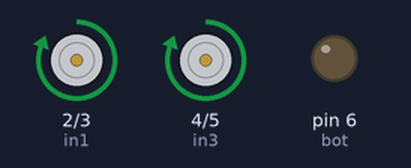
A sketch run on a simulated Arduino Uno, built with avr-gcc and run on an emulated ATmega328P. Shown: motor-driver pin pairs drawn as motors (green arrow = first pin HIGH = forward, orange = second pin HIGH = backward, longer = more drive), output pins drawn as LEDs (lit = HIGH).

Above: at 1.5 s.
At 4.5 s:
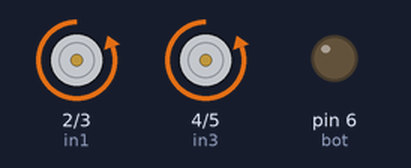
Timing chart, 0 to 7.8 s (numbered marks = the images above):
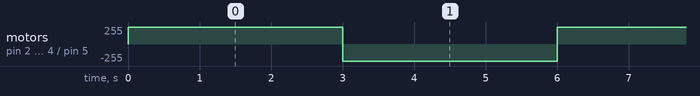

The sketch:

Motor_PuenteH.ino
```cpp
byte in1 = 2;
byte in2 = 3;
byte in3 = 4;
byte in4 = 5;
byte var = 0;
byte bot = 6;


void setup() {
  // put your setup code here, to run once:
  pinMode(in1,OUTPUT);
  pinMode(in2,OUTPUT);
  pinMode(in3,OUTPUT);
  pinMode(in4,OUTPUT);
  pinMode(bot,OUTPUT);
  Serial.begin(9600);
}

void loop() {
  // put your main code here, to run repeatedly:
  digitalWrite(in1, HIGH);
  digitalWrite(in2, LOW);
  digitalWrite(in3, HIGH);
  digitalWrite(in4, LOW);
  delay(3000);

  digitalWrite(in1, LOW);
  digitalWrite(in2, HIGH);
  digitalWrite(in3, LOW);
  digitalWrite(in4, HIGH);
  delay(3000);
}
```

Measured:
- by itself, motor on pin 2 (in1) / pin 3 (in2), motor on pin 4 (in3) / pin 5 (in4): alternates forward 255/255 for 3.0 s and backward 255/255 for 3.0 s
